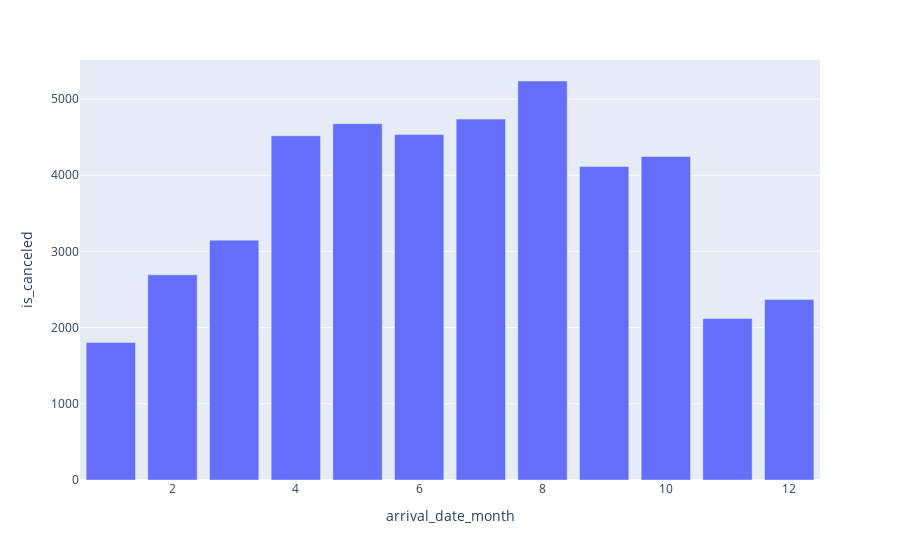

The notebook cell this image was saved under:
### Markdown cell above
### Are the cancellation rates different during different times of the year?

### Code cell
# Calculate and plot cancellations every month
cancellations = df\
    .filter(['arrival_date_month', 'is_canceled'])\
    .groupby(by = 'arrival_date_month', as_index=False)\
    .sum()

# Create bar chart of cancellations per month
px.bar(cancellations, x= 'arrival_date_month', y= 'is_canceled')

### Figure 1 — Plotly figure (JSON) as saved in the notebook; plotly's stock layout.template omitted (floating-point values rounded to 4 significant figures)
{"data": [{"alignmentgroup": "True", "hovertemplate": "arrival_date_month=%{x}<br>is_canceled=%{y}<extra></extra>", "legendgroup": "", "marker": {"color": "#636efa", "pattern": {"shape": ""}}, "name": "", "offsetgroup": "", "orientation": "v", "showlegend": false, "textposition": "auto", "type": "bar", "x": [1, 2, 3, 4, 5, 6, 7, 8, 9, 10, 11, 12], "xaxis": "x", "y": [1806, 2693, 3148, 4518, 4677, 4534, 4737, 5237, 4115, 4246, 2120, 2368], "yaxis": "y"}], "layout": {"barmode": "relative", "legend": {"tracegroupgap": 0}, "margin": {"t": 60}, "xaxis": {"anchor": "y", "domain": [0, 1], "title": {"text": "arrival_date_month"}}, "yaxis": {"anchor": "x", "domain": [0, 1], "title": {"text": "is_canceled"}}}}
